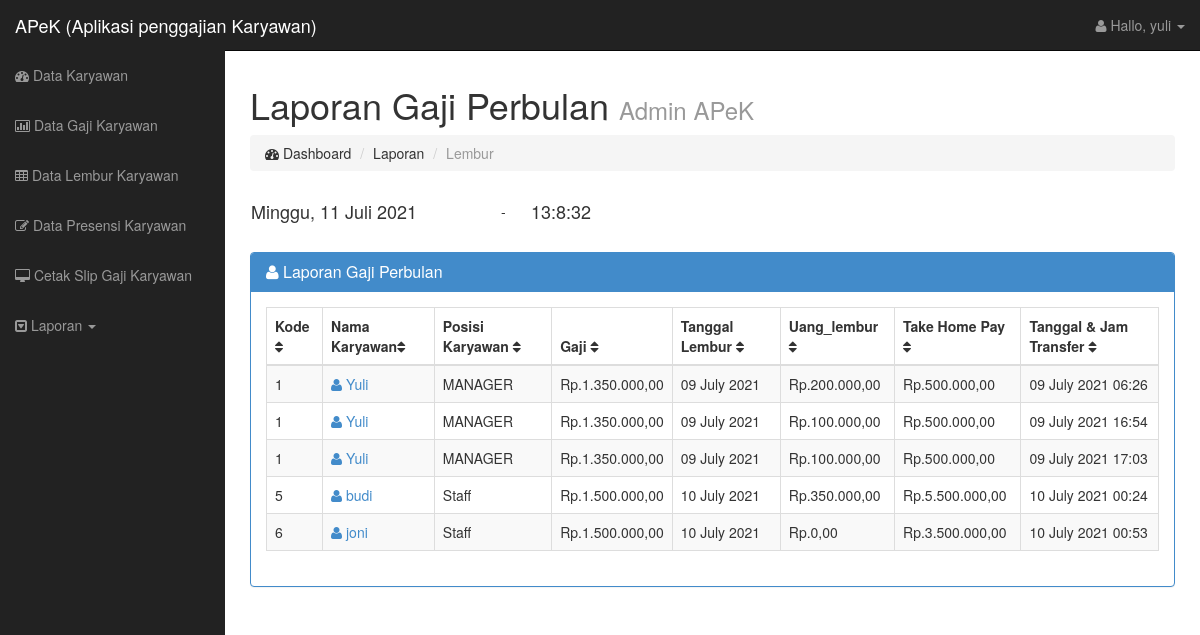
/users/layout.php?page=lGaji (signed in), run on the app's committed database.
### tables this page shows
CREATE TABLE IF NOT EXISTS `tbl_gaji` (
  `gaji_id` int NOT NULL AUTO_INCREMENT,
  `kode_kar` int DEFAULT NULL,
  `jam_lembur` date DEFAULT NULL,
  `uang_lembur` double DEFAULT NULL,
  `total_gaji` double DEFAULT NULL,
  `bulan_transfer` char(15) DEFAULT NULL,
  `tgl_transfer` date DEFAULT NULL,
  `jam_transfer` time DEFAULT NULL,
  PRIMARY KEY (`gaji_id`),
  KEY `kode_kar` (`kode_kar`),
  CONSTRAINT `FK_tbl_gaji_tbl_karyawan` FOREIGN KEY (`kode_kar`) REFERENCES `tbl_karyawan` (`kode_kar`) ON DELETE CASCADE ON UPDATE CASCADE
);

CREATE TABLE IF NOT EXISTS `tbl_karyawan` (
  `kode_kar` int NOT NULL AUTO_INCREMENT,
  `nama_kar` char(30) DEFAULT NULL,
  `alamat` char(100) DEFAULT NULL,
  `no_rek` char(30) DEFAULT NULL,
  `posisi_kar` char(50) DEFAULT NULL,
  `gajiBersih` double DEFAULT NULL,
  PRIMARY KEY (`kode_kar`)
);

### users/laporanGaji.php (the view)
<div class="col-lg-12">
    <h1> Laporan Gaji Perbulan <small>Admin APeK</small></h1>
    <ol class="breadcrumb">
        <li><i class="fa fa-dashboard"></i> Dashboard</li>
        <li >Laporan</li>
        <li class="active">Lembur</li>
    </ol>
    <table width="900">
        <tr>
            <td width="250"><div class="Tanggal"><h4><script language="JavaScript">document.write(tanggallengkap);</script></div></h4></td>
            <td align="left" width="30"> - </td>
            <td align="left" width="620"> <h4><div id="output" class="jam" ></div></h4></td>
        </tr>
    </table>
    <br />
</div>
<div class="col-lg-12">
    <div class="panel panel-primary">
        <div class="panel-heading">
            <h3 class="panel-title"><i class="fa fa-user"></i> Laporan Gaji Perbulan </h3>
        </div>
        <div class="panel-body">
            <div class="table-responsive">
            <?php
                $tampil= mysqli_query($con, "SELECT g.*, k.*
                                            FROM tbl_karyawan k
                                            Left Join tbl_gaji g on g.kode_kar = k.kode_kar");
            ?>
                <table class="table table-bordered table-hover table-striped tablesorter">
                    <thead>
                        <tr>
                            <th>Kode<i class="fa fa-sort"></i></th>
                            <th>Nama Karyawan<i class="fa fa-sort"></i></th>
                            <th>Posisi Karyawan <i class="fa fa-sort"></i></th>
                            <th>Gaji <i class="fa fa-sort"></i></th>
                            <th>Tanggal Lembur <i class="fa fa-sort"></i></th>
                            <th>Uang_lembur <i class="fa fa-sort"></i></th>
                            <th>Take Home Pay <i class="fa fa-sort"></i></th>
                            <th>Tanggal & Jam Transfer <i class="fa fa-sort"></i></th>
                        </tr>
                    </thead>
                    <tbody>
                    <?php while($data=mysqli_fetch_array($tampil)) { ?>
                    <tr>
                        <td><?php echo $data['kode_kar'];?></td>
                        <td><a href="gaji.php?hal=edit&kd=<?php echo $data['kode_kar'];?>"><i class="fa fa-user"></i> <?php echo $data['nama_kar']; ?></a></td>
                        <td><?php echo $data['posisi_kar'];?></td>
                        <td>Rp.<?php echo number_format($data['gajiBersih'],2,",",".");?></td>
                        <td><?php echo date('d F Y', strtotime($data['tgl_transfer'])) ?></td>
                        <td>Rp.<?php echo number_format($data['uang_lembur'],2,",",".");?></td>
                        <td>Rp.<?php echo number_format($data['total_gaji'],2,",",".");?></td>
                        <td><?php echo date('d F Y H:i', strtotime($data['tgl_transfer'] .' '. $data['jam_transfer'])) ?></td>
                    </tr>
                    <?php } ?>
                    </tbody>
                </table>
            </div>
        </div>
    </div>
</div>

### assets/css/sb-admin.css (style rules this page uses)
body { margin-top: 50px; }
table.tablesorter thead { cursor: pointer; }

### data on the page
tbl_gaji: kode_kar.kode_kar "1", kode_kar.nama_kar "Yuli", kode_kar.posisi_kar "MANAGER", kode_kar.gajiBersih "1.350.000,00", tgl_transfer "09 July 2021", uang_lembur "200.000,00", total_gaji "500.000,00", tgl_transfer+jam_transfer "09 July 2021 06:26"
tbl_gaji: kode_kar.kode_kar "1", kode_kar.nama_kar "Yuli", kode_kar.posisi_kar "MANAGER", kode_kar.gajiBersih "1.350.000,00", tgl_transfer "09 July 2021", uang_lembur "100.000,00", total_gaji "500.000,00", tgl_transfer+jam_transfer "09 July 2021 16:54"
tbl_gaji: kode_kar.kode_kar "1", kode_kar.nama_kar "Yuli", kode_kar.posisi_kar "MANAGER", kode_kar.gajiBersih "1.350.000,00", tgl_transfer "09 July 2021", uang_lembur "100.000,00", total_gaji "500.000,00", tgl_transfer+jam_transfer "09 July 2021 17:03"
tbl_gaji: kode_kar.kode_kar "5", kode_kar.nama_kar "budi", kode_kar.posisi_kar "Staff", kode_kar.gajiBersih "1.500.000,00", tgl_transfer "10 July 2021", uang_lembur "350.000,00", total_gaji "5.500.000,00", tgl_transfer+jam_transfer "10 July 2021 00:24"
tbl_gaji: kode_kar.kode_kar "6", kode_kar.nama_kar "joni", kode_kar.posisi_kar "Staff", kode_kar.gajiBersih "1.500.000,00", tgl_transfer "10 July 2021", uang_lembur "0,00", total_gaji "3.500.000,00", tgl_transfer+jam_transfer "10 July 2021 00:53"

### other printed values
$_SESSION['username'] "yuli"
